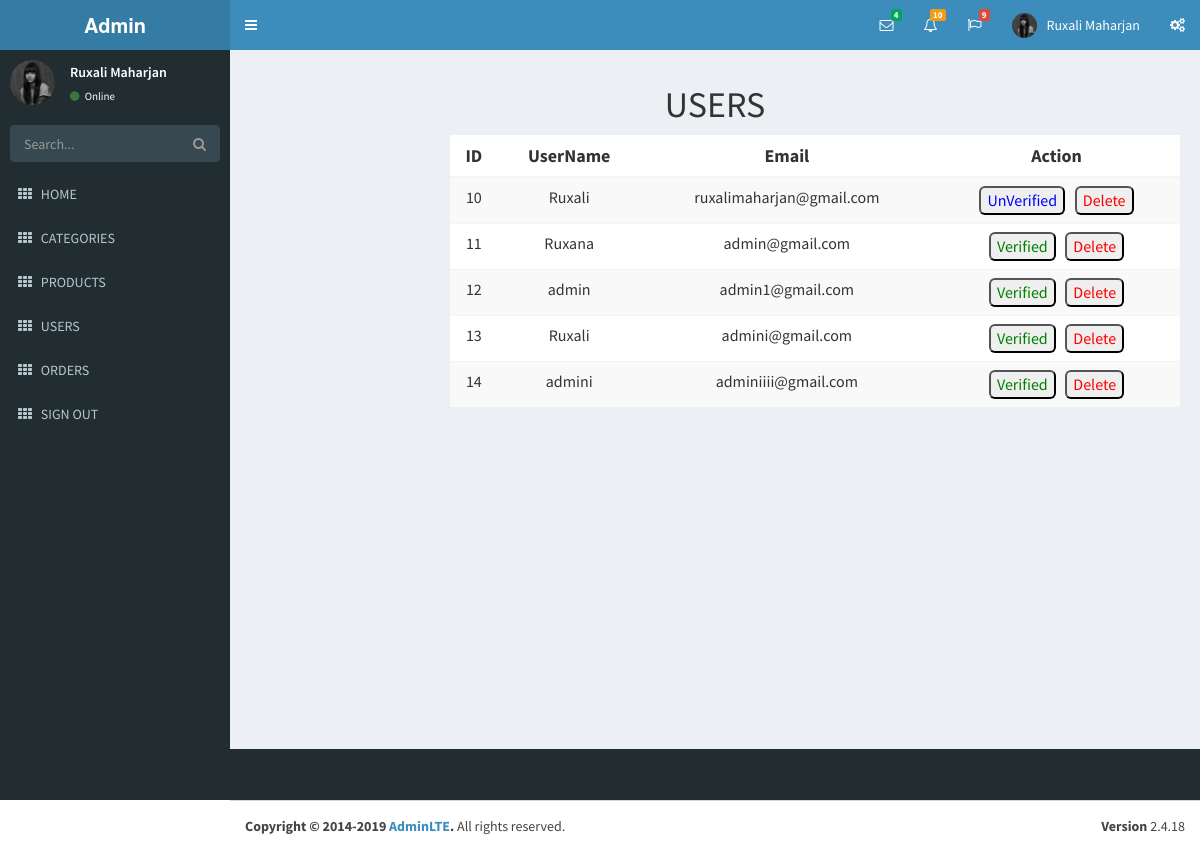
Page /admin/users.php (signed in) on the earlier database version.
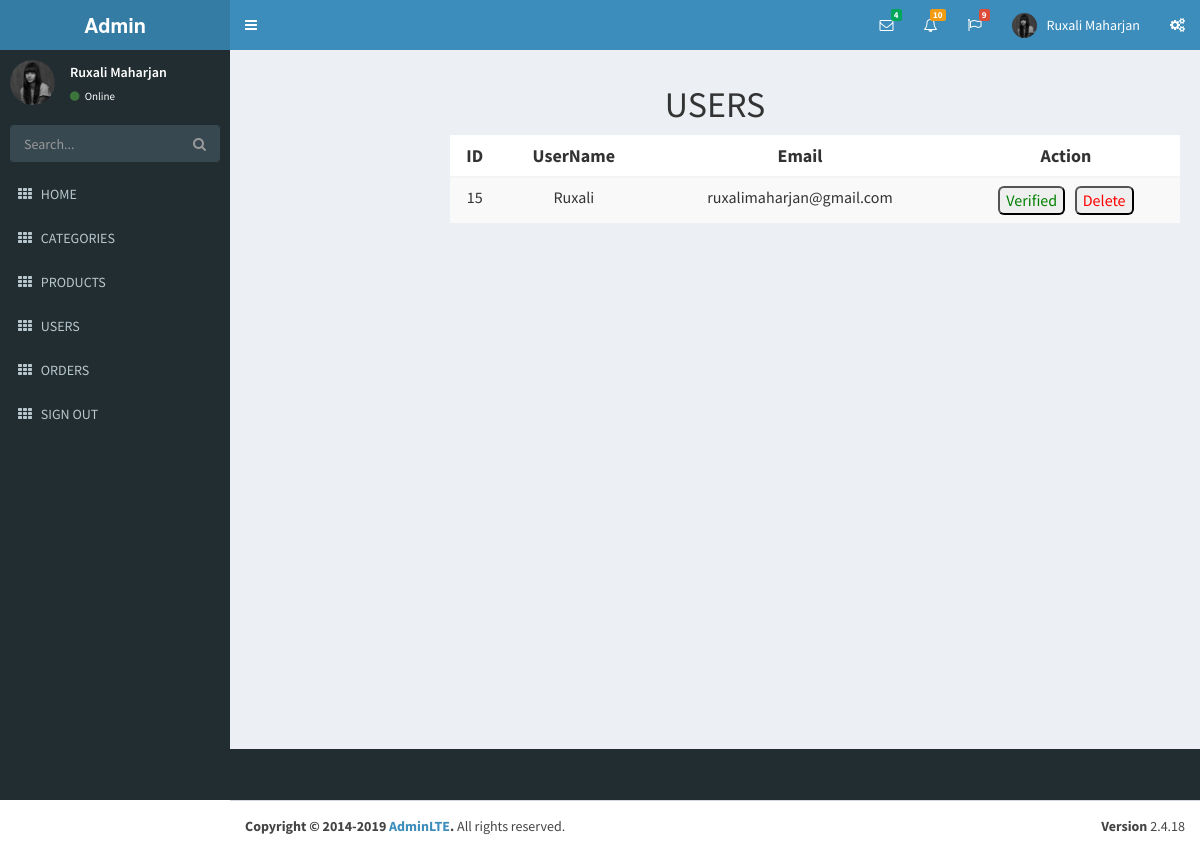
Same page on the later database version.
### tables this page shows
CREATE TABLE `customers` (
  `id` int(11) NOT NULL,
  `username` varchar(30) NOT NULL,
  `email` varchar(255) NOT NULL,
  `password` varchar(30) NOT NULL,
  `created_at` timestamp NOT NULL DEFAULT current_timestamp(),
  `updated_at` timestamp NOT NULL DEFAULT current_timestamp(),
  `status` int(11) NOT NULL
);

### admin/users.php (the view, shortened to what this page needs)
<!DOCTYPE html>
<html>
<?php
 require('../connect.php');
  $sql = "select * from customers order by id asc";
  $res = mysqli_query($connect,$sql);
?>
<?php
include('adminfiles/head.php')
?>
<body class="hold-transition skin-blue sidebar-mini">
  <div class="wrapper">
    <?php
    include('adminfiles/header.php')
    ?>
    <?php
    include('adminfiles/aside.php');
    ?>
    <div class="content-wrapper">
      <section class="content-header">
        <center>
          <h1>
            USERS
          </h1>
        </center>
      </section>
      <div class="container">
        <div class="col-md-8 col-md-offset-2">
          <table class="table table-striped text-center" style="background-color: white;">
            <thead>
              <tr>
                <th style="font-size: large;">ID</th>
                <th style="font-size: large;">UserName</th>
                <th style="font-size: large;">Email</th>
                <th style="font-size: large;">Action</th>
              </tr>
            </thead>
            <tbody>
              <?php
              while ($row = mysqli_fetch_assoc($res)) { ?>
                <tr>
                  <td style="font-size: medium;"><?php echo $row['id'] ?></td>
                  <td style="font-size: medium;"><?php echo $row['username'] ?></td>
                  <td style="font-size: medium;"><?php echo $row['email'] ?></td>
                  <td style="font-size: medium;">
                  <div class="buttons">
                    <?php
                    if ($row['status'] == 1) {
                      echo "<button style='border-radius:6px;' ><a style='color:green;' href = '?type=status&operation=deactive&id=" . $row['id'] . "'>Verified</a></button>&nbsp;&nbsp;&nbsp;";
                    } else {
                      echo "<button style='border-radius:6px;'><a style='color:blue;' href = '?type=status&operation=active&id=" . $row['id'] . " '>UnVerified</a></button>&nbsp;&nbsp;&nbsp;";
                    }
                    echo "<button style='border-radius:6px;'><a style='color:red' href = '?type=delete&id=" . $row['id'] . "'>Delete</a></button>";
                    ?>
                    </div>
                  </td>
                </tr>
              <?php } ?>
            </tbody>
          </table>
        </div>
      </div>
    </div>
  </div>
  <?php
  include('adminfiles/footer.php');
  ?>
</body>
</html>

### admin/adminfiles/head.php (shortened to what this page needs)
<head>
  <link rel="stylesheet" href="bower_components/bootstrap/dist/css/bootstrap.min.css">
  <link rel="stylesheet" href="bower_components/font-awesome/css/font-awesome.min.css">
  <link rel="stylesheet" href="dist/css/AdminLTE.min.css">
  <link rel="stylesheet" href="dist/css/skins/_all-skins.min.css">
</head>

### admin/adminfiles/header.php (shortened to what this page needs)
<header class="main-header">
  <a href="index2.php" class="logo">
    <span class="logo-lg"><b>Admin</b></span>
  </a>
  <nav class="navbar navbar-static-top">
    <a href="#" class="sidebar-toggle" data-toggle="push-menu" role="button">
    </a>
    <div class="navbar-custom-menu">
      <ul class="nav navbar-nav">
        <li class="dropdown messages-menu">
          <a href="#" class="dropdown-toggle" data-toggle="dropdown">
            <i class="fa fa-envelope-o"></i>
            <span class="label label-success">4</span>
          </a>
        </li>
        <li class="dropdown notifications-menu">
          <a href="#" class="dropdown-toggle" data-toggle="dropdown">
            <i class="fa fa-bell-o"></i>
            <span class="label label-warning">10</span>
          </a>
        </li>
        <li class="dropdown tasks-menu">
          <a href="#" class="dropdown-toggle" data-toggle="dropdown">
            <i class="fa fa-flag-o"></i>
            <span class="label label-danger">9</span>
          </a>
        </li>
        <li class="dropdown user user-menu">
          <a href="#" class="dropdown-toggle" data-toggle="dropdown">
            <img src="dist/img/user4-128x128.jpg" class="user-image" alt="User Image">
            <span class="hidden-xs">Ruxali Maharjan</span>
          </a>
        </li>
        <li>
          <a href="#" data-toggle="control-sidebar"><i class="fa fa-gears"></i></a>
        </li>
      </ul>
    </div>
  </nav>
</header>

### admin/adminfiles/aside.php
<aside class="main-sidebar">
  <section class="sidebar">
    <div class="user-panel">
      <div class="pull-left image">
        <img src="dist/img/user4-128x128.jpg" class="img-circle" alt="User Image">
      </div>
      <div class="pull-left info">
        <p>Ruxali Maharjan</p>
        <a href="#"><i class="fa fa-circle text-success"></i> Online</a>
      </div>
    </div>
    <form action="#" method="get" class="sidebar-form">
      <div class="input-group">
        <input type="text" name="q" class="form-control" placeholder="Search...">
        <span class="input-group-btn">
              <button type="submit" name="search" id="search-btn" class="btn btn-flat"><i class="fa fa-search"></i>
              </button>
            </span>
      </div>
    </form>
    <ul class="sidebar-menu" data-widget="tree">
      <li>
        <a href="index.php">
          <i class="fa fa-th"></i> <span>HOME</span>
        </a>
      </li>
      <li>
        <a href="categories.php">
          <i class="fa fa-th"></i> <span>CATEGORIES</span>
        </a>
      </li>
      <li>
        <a href="productsshow.php">
          <i class="fa fa-th"></i> <span>PRODUCTS</span>
        </a>
      </li>
      <li>
        <a href="users.php">
          <i class="fa fa-th"></i> <span>USERS</span>
        </a>
      </li>
      <li>
        <a href="categories.php">
          <i class="fa fa-th"></i> <span>ORDERS</span>
        </a>
      </li>
      <li>
        <a href="adminfiles/logout.php">
          <i class="fa fa-th"></i> <span>SIGN OUT</span>
        </a>
      </li>
    </ul>
  </section>
</aside>

### admin/adminfiles/footer.php (shortened to what this page needs)
<footer class="main-footer">
  <div class="pull-right hidden-xs">
    <b>Version</b> 2.4.18
  </div>
  <strong>Copyright &copy; 2014-2019 <a href="https://adminlte.io">AdminLTE</a>.</strong> All rights
  reserved.
</footer>

### admin/users.php (style rules this page uses)
.buttons { display: flex; justify-content: center; }

Differences in the rows shown:
removed customers: id "10", username "Ruxali", email "ruxalimaharjan@gmail.com"
removed customers: id "11", username "Ruxana", email "admin@gmail.com"
removed customers: id "12", username "admin", email "admin1@gmail.com"
removed customers: id "13", username "Ruxali", email "admini@gmail.com"
removed customers: id "14", username "admini", email "adminiiii@gmail.com"
added customers: id "15", username "Ruxali", email "ruxalimaharjan@gmail.com"
